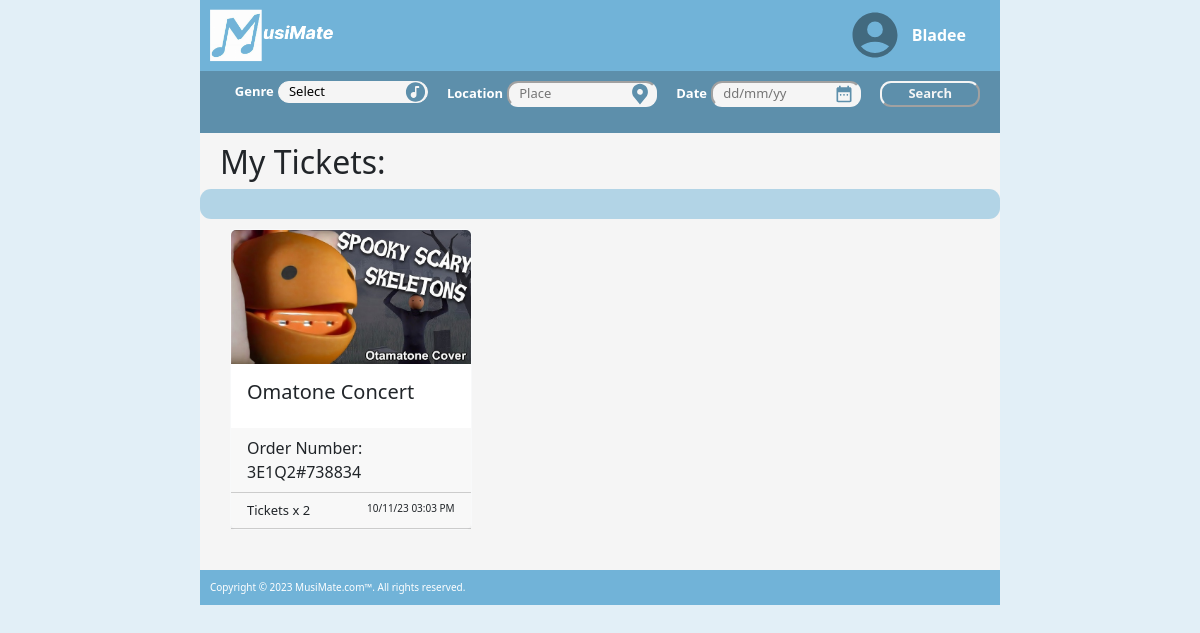
Page /tickets (signed in) on the committed database.
### musimate/models.py (models this page shows, shortened)
class User(db.Model, UserMixin):
    __tablename__ = 'users' # good practice to specify table name
    id = db.Column(db.Integer, primary_key=True)
    name = db.Column(db.String(100), index=True, unique=True, nullable=False)
    email = db.Column(db.String(100), index=True, nullable=False)
    contact_number = db.Column(db.String(15), nullable=True)
    address = db.Column(db.String(255), nullable=True)
    password_hash = db.Column(db.String(255), nullable=False)
    events = db.relationship('Event', backref='user')
    comments = db.relationship('Comment', backref='user')
    orders = db.relationship("Order", backref='user')

class Order(db.Model):
    __tablename__ = 'orders'
    order_id = db.Column(db.Integer, primary_key = True)
    quantity = db.Column(db.Integer)
    booked_at = db.Column(db.DateTime, default = datetime.now())
    user_id = db.Column(db.Integer, db.ForeignKey("users.id"))
    event_id = db.Column(db.Integer, db.ForeignKey("events.id"))

class Event(db.Model):
    __tablename__ = 'events'
    id = db.Column(db.Integer, primary_key=True)
    status = db.Column(db.String(10), default='Open')
    name = db.Column(db.String(80))
    description = db.Column(db.String(200))
    genre = db.Column(db.String(40))
    location = db.Column(db.String(200))
    date = db.Column(db.DateTime)
    image = db.Column(db.String(400))
    quantity = db.Column(db.Integer)
    quantitySold = db.Column(db.Integer, default=0)
    price = db.Column(db.Float)
    user_id = db.Column(db.Integer, db.ForeignKey('users.id'))
    comments = db.relationship('Comment', backref='event')
    orders = db.relationship('Order', backref = 'event')

### musimate/views.py (the view)
@mainbp.route('/tickets')
@login_required
def tickets():
    tickets = db.session.scalars(
        db.select(Order).where(Order.user == current_user)).all()
    genres = db.session.scalars(db.select(Event.genre.distinct())).all()
    return render_template('tickets.html', tickets=tickets, num_tickets=len(tickets), genres=genres, selected_genre='Select')

### musimate/templates/tickets.html
{% extends 'base.html' %}
{% block content %}
<h2 style="margin-left: 20px; padding-top:10px">My Tickets:</h2>
<div class="break">
</div>
<div class="padding">
   <div class="row">
      {% if num_tickets == 0 %}
      <div class="d-flex p-4 justify-content-center">
         <h4>No Tickets</h4>
      </div>
      {% else %}
      <div class="card-group">
         {% for ticket in tickets %}
         <div class="col-lg-4 col-md-4 col-sm-6">
            <a href="{{ url_for('event.show', id=ticket.event.id) }}" style="text-decoration:none">
               <div class="card border-light" style="max-width: 20rem; ">
                  <img class="card-img-top" src="{{ ticket.event.image }}" alt="Card image" style="width:100%">
                  <div class="card-body">
                     <h5 class="card-title">{{ ticket.event.name }}</h5>
                  </div>
                  <div class="card-header d-flex justify-content-between">
                     <div style="font-size: medium;">
                        Order Number: {{ ticket.order_id}}E{{ ticket.event_id}}Q{{ ticket.quantity }}#{{ ticket.booked_at.toordinal() }}
                     </div>
                  </div>
                  <div class="card-header d-flex justify-content-between">
                     <div style="font-size: small;">
                        Tickets x {{ ticket.quantity }}
                     </div>
                     <div style="font-size:x-small">
                        {{ ticket.booked_at.strftime("%d/%m/%y %I:%M %p") }}
                     </div>
                  </div>
               </div>
            </a>
         </div>
         {% endfor %}
      </div>
      {% endif %}
   </div>
</div>
{% endblock %}

### musimate/templates/base.html (shortened to what this page needs)
<html>
<head>
   <link rel="stylesheet" href="{{ url_for('static', filename='styles/style.css') }}">
   <link rel="stylesheet" href="https://cdn.jsdelivr.net/npm/bootstrap@5.3.2/dist/css/bootstrap.min.css"
>
</head>
<body class="body">
   <div class="row">
      <div class="d-flex justify-content-center">
         <div class="col-sm-12 col-md-10 col-lg-8 align-self-center">
            <nav class="navbar">
               <div class="row" style="width: 100%">
                  <div class="col">
                     <a role="button" href="{{ url_for('main.index') }}">
                        <img id="logo" src="/static/image/Capture.PNG" alt="Logo" height="55" style="margin-left: 8px;">
                     </a>
                  </div>
                  <div class="col">
                     <div class="d-flex justify-content-end align-items-center">
                        <a data-bs-toggle="dropdown" aria-dropeffect="move">
                           <img src="/static/svg/user-4-fill.svg" alt="User Icon" class="userIcon">
                        </a>
                        {% if current_user.is_authenticated %}
                        <a class="login">{{current_user.name}}</a>
                        {% else %}
                        <a class="login" href="{{ url_for('auth.login') }}" role="button">Log In</a>
                        {% endif %}
                     </div>
                  </div>
               </div>
            </nav>
            <div class="searchBar">
               <form action="{{url_for('main.search')}}">
                  <div class="d-flex justify-content-between">
                     <div class="input-group" style="justify-content: center;">
                        <div>
                           <label for="Genre" style="color:white; font-size:small; font-weight: bold;">Genre </label>
                           <select class="searchInput" name="genre" id="Genre">
                              <option value="{{ selected_genre }}">{{ selected_genre }}</option>
                           </select>
                        </div>
                        <div>
                           <label for="Location"
                              style="color:white; font-size:small; font-weight: bold;">Location</label>
                           <input class="searchInput" type="text" name="location" id="Location" placeholder="Place"
                              value="{{ selected_location }}">
                        </div>
                        <div>
                           <label for="Date" style="color:white; font-size:small; font-weight: bold;">Date </label>
                           <input class="searchInput" type="text" name="date" id="Date" placeholder="dd/mm/yy"
                              value="{{ selected_date }}">
                        </div>
                        <div>
                           <div class="d-flex justify-content-center align-items-center" style=" height:100%">
                              <button class="searchSubmit" type="submit">Search</button>
                           </div>
                        </div>
                     </div>
               </form>
            </div>
         </div>
         <div class="main">
            {% block content %}
            {% endblock %}
         </div>
      </div>
   </div>
</body>
<footer>
   <div class="d-flex justify-content-center">
      <div class="col-sm-12 col-md-10 col-lg-8 align-self-center">
         <div class="footerBox">
            Copyright © {{ year }} MusiMate.com™. All rights reserved.
         </div>
      </div>
   </div>
</footer>
</html>

### musimate/static/styles/style.css (style rules this page uses)
.body { background-color: rgba(113, 179, 216, 0.20); }
.footerBox { background-color: rgba(113, 179, 216); font-size: x-small; color: white; padding: 10px; }
.break { background-color: rgba(113, 179, 216, 0.50); width: 100%; height: 30px; border-radius: 11px; margin-bottom: 10px; font-size: medium; font-weight: bold; padding-left: 10px; }
.padding { margin-left: 30px; margin-right: 30px; }
.login { color: white; margin: 10px; font-weight: bold; text-decoration: none; }
.navbar { background-color: rgb(113, 179, 216); width: 100%; height: fit-content; padding: 10px; }
.userIcon { width: 64px; padding-left: 10px; filter: invert(42%) sepia(19%) saturate(839%) hue-rotate(157deg) brightness(87%) contrast(94%); }
.searchBar { background-color: rgba(93, 143, 171); width: 100%; height: fit-content; padding-left: 10px; padding-right: 10px; padding-bottom: 5px; padding-top: 5px; }
.main { background-color: rgba(245, 245, 245); width: 100%; height: fit-content; padding-bottom: 30px; }
#Genre.searchInput, #genre.createEvent { background-image: url("../svg/genre.svg"); background-repeat: no-repeat; background-size: 23px 23px; background-position: right; }
#Genre.searchInput { appearance: none; }
#Date.searchInput { background-image: url("../svg/date.svg"); background-repeat: no-repeat; background-size: 30px 20px; background-position: right; }
#Location.searchInput, #location.createEvent { background-image: url("../svg/location.svg"); background-repeat: no-repeat; background-size: 30px 23px; background-position: right; }
.searchInput { border-radius: 11px; font-size: small; background-color: rgba(245, 245, 245); border-color: rgba(245, 245, 245); width: 150px; padding-left: 10px; padding-right: 30px; margin-right: 5px; margin-top: 5px; margin-bottom: 5px; }
.searchBar label { margin-left: 15px; }
.searchSubmit { color: rgba(245, 245, 245); border-radius: 11px; border-color: rgba(245, 245, 245); background-color: rgba(93, 143, 171); font-size: small; font-weight: bold; width: 100px; margin-left: 15px; }
a { text-decoration: none !important; }
.card { margin-bottom: 10px; margin-right: 5px; height: 100%; }

### rows in the picture
User: name "Bladee"
Order: event.image (picture), event.name "Omatone Concert", order_id "3", event_id "1", quantity "2", booked_at.toordinal "738834", booked_at "10/11/23 03:03 PM"

### other values in the picture
form field genre "Select"
